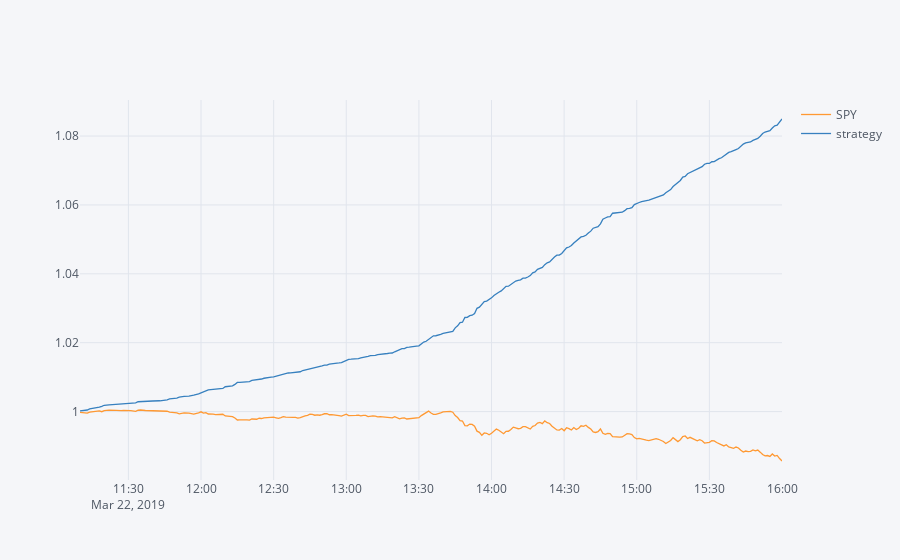
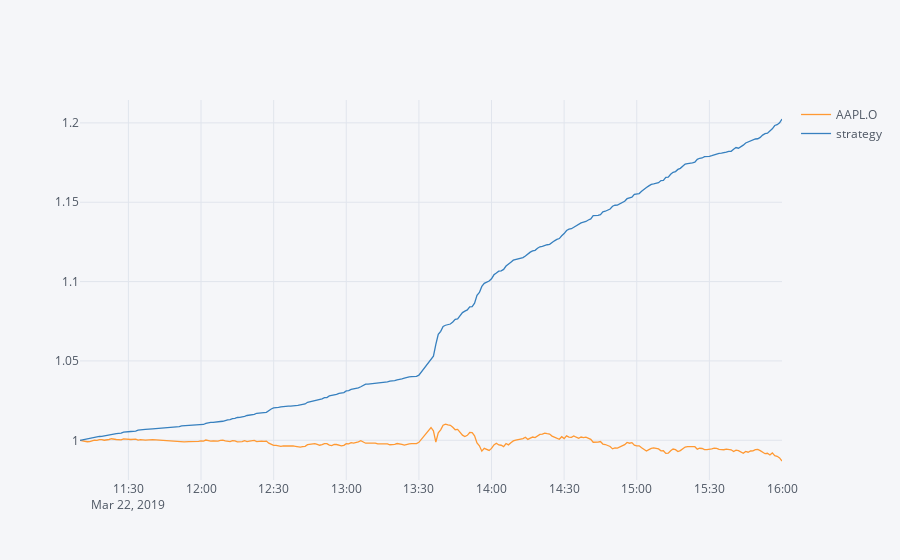
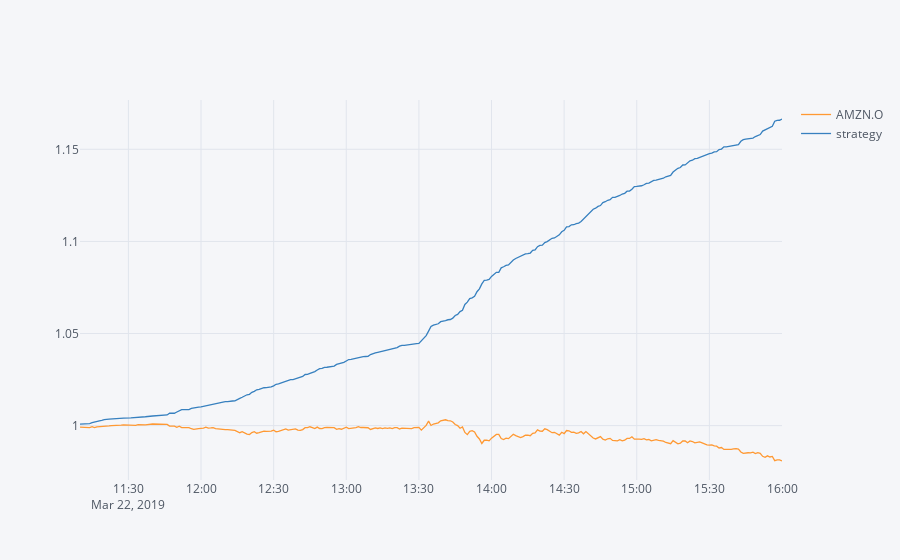

These figures' notebook cell, in order:
### Code cell
for ric in rics:
    dfs[ric][[ric, 'strategy']].cumsum().apply(np.exp).iplot()

### Figure 1 — Plotly figure (JSON) as saved in the notebook; plotly's stock layout.template omitted (floating-point values rounded to 4 significant figures; data arrays with more than 128 entries replaced by an {"elided": "..."} marker saying what was removed)
{"data": [{"line": {"color": "rgba(255, 153, 51, 1.0)", "dash": "solid", "shape": "linear", "width": 1.3}, "mode": "lines", "name": "SPY", "text": "", "type": "scatter", "x": {"elided": "276 str values"}, "y": {"elided": "276 float values"}}, {"line": {"color": "rgba(55, 128, 191, 1.0)", "dash": "solid", "shape": "linear", "width": 1.3}, "mode": "lines", "name": "strategy", "text": "", "type": "scatter", "x": {"elided": "276 str values"}, "y": {"elided": "276 float values"}}], "layout": {"legend": {"bgcolor": "#F5F6F9", "font": {"color": "#4D5663"}}, "paper_bgcolor": "#F5F6F9", "plot_bgcolor": "#F5F6F9", "title": {"font": {"color": "#4D5663"}}, "xaxis": {"gridcolor": "#E1E5ED", "showgrid": true, "tickfont": {"color": "#4D5663"}, "title": {"font": {"color": "#4D5663"}, "text": ""}, "zerolinecolor": "#E1E5ED"}, "yaxis": {"gridcolor": "#E1E5ED", "showgrid": true, "tickfont": {"color": "#4D5663"}, "title": {"font": {"color": "#4D5663"}, "text": ""}, "zerolinecolor": "#E1E5ED"}}}

### Figure 2 — Plotly figure (JSON) as saved in the notebook; plotly's stock layout.template omitted (floating-point values rounded to 4 significant figures; data arrays with more than 128 entries replaced by an {"elided": "..."} marker saying what was removed)
{"data": [{"line": {"color": "rgba(255, 153, 51, 1.0)", "dash": "solid", "shape": "linear", "width": 1.3}, "mode": "lines", "name": "AAPL.O", "text": "", "type": "scatter", "x": {"elided": "276 str values"}, "y": {"elided": "276 float values"}}, {"line": {"color": "rgba(55, 128, 191, 1.0)", "dash": "solid", "shape": "linear", "width": 1.3}, "mode": "lines", "name": "strategy", "text": "", "type": "scatter", "x": {"elided": "276 str values"}, "y": {"elided": "276 float values"}}], "layout": {"legend": {"bgcolor": "#F5F6F9", "font": {"color": "#4D5663"}}, "paper_bgcolor": "#F5F6F9", "plot_bgcolor": "#F5F6F9", "title": {"font": {"color": "#4D5663"}}, "xaxis": {"gridcolor": "#E1E5ED", "showgrid": true, "tickfont": {"color": "#4D5663"}, "title": {"font": {"color": "#4D5663"}, "text": ""}, "zerolinecolor": "#E1E5ED"}, "yaxis": {"gridcolor": "#E1E5ED", "showgrid": true, "tickfont": {"color": "#4D5663"}, "title": {"font": {"color": "#4D5663"}, "text": ""}, "zerolinecolor": "#E1E5ED"}}}

### Figure 3 — Plotly figure (JSON) as saved in the notebook; plotly's stock layout.template omitted (floating-point values rounded to 4 significant figures; data arrays with more than 128 entries replaced by an {"elided": "..."} marker saying what was removed)
{"data": [{"line": {"color": "rgba(255, 153, 51, 1.0)", "dash": "solid", "shape": "linear", "width": 1.3}, "mode": "lines", "name": "AMZN.O", "text": "", "type": "scatter", "x": {"elided": "276 str values"}, "y": {"elided": "276 float values"}}, {"line": {"color": "rgba(55, 128, 191, 1.0)", "dash": "solid", "shape": "linear", "width": 1.3}, "mode": "lines", "name": "strategy", "text": "", "type": "scatter", "x": {"elided": "276 str values"}, "y": {"elided": "276 float values"}}], "layout": {"legend": {"bgcolor": "#F5F6F9", "font": {"color": "#4D5663"}}, "paper_bgcolor": "#F5F6F9", "plot_bgcolor": "#F5F6F9", "title": {"font": {"color": "#4D5663"}}, "xaxis": {"gridcolor": "#E1E5ED", "showgrid": true, "tickfont": {"color": "#4D5663"}, "title": {"font": {"color": "#4D5663"}, "text": ""}, "zerolinecolor": "#E1E5ED"}, "yaxis": {"gridcolor": "#E1E5ED", "showgrid": true, "tickfont": {"color": "#4D5663"}, "title": {"font": {"color": "#4D5663"}, "text": ""}, "zerolinecolor": "#E1E5ED"}}}
